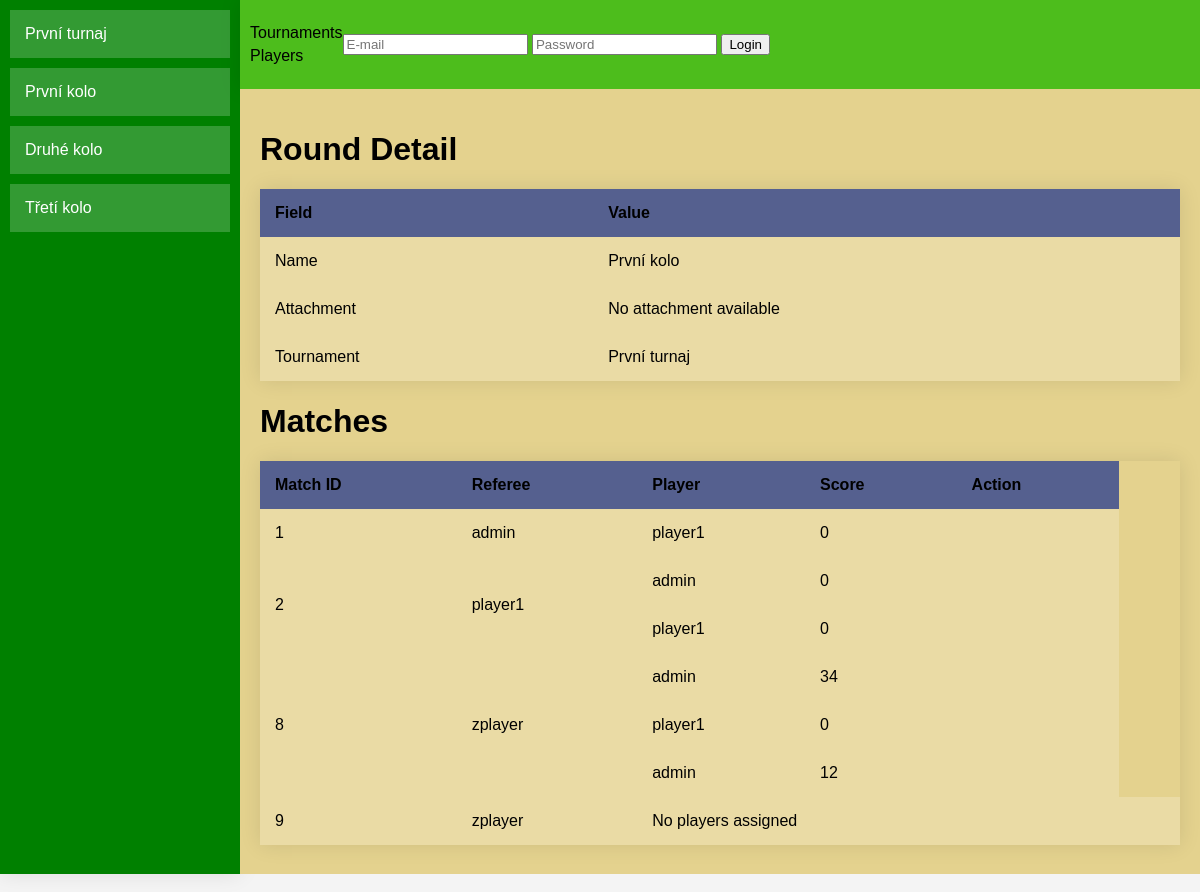
The page /tournament/1/1/ on the database as committed earlier.
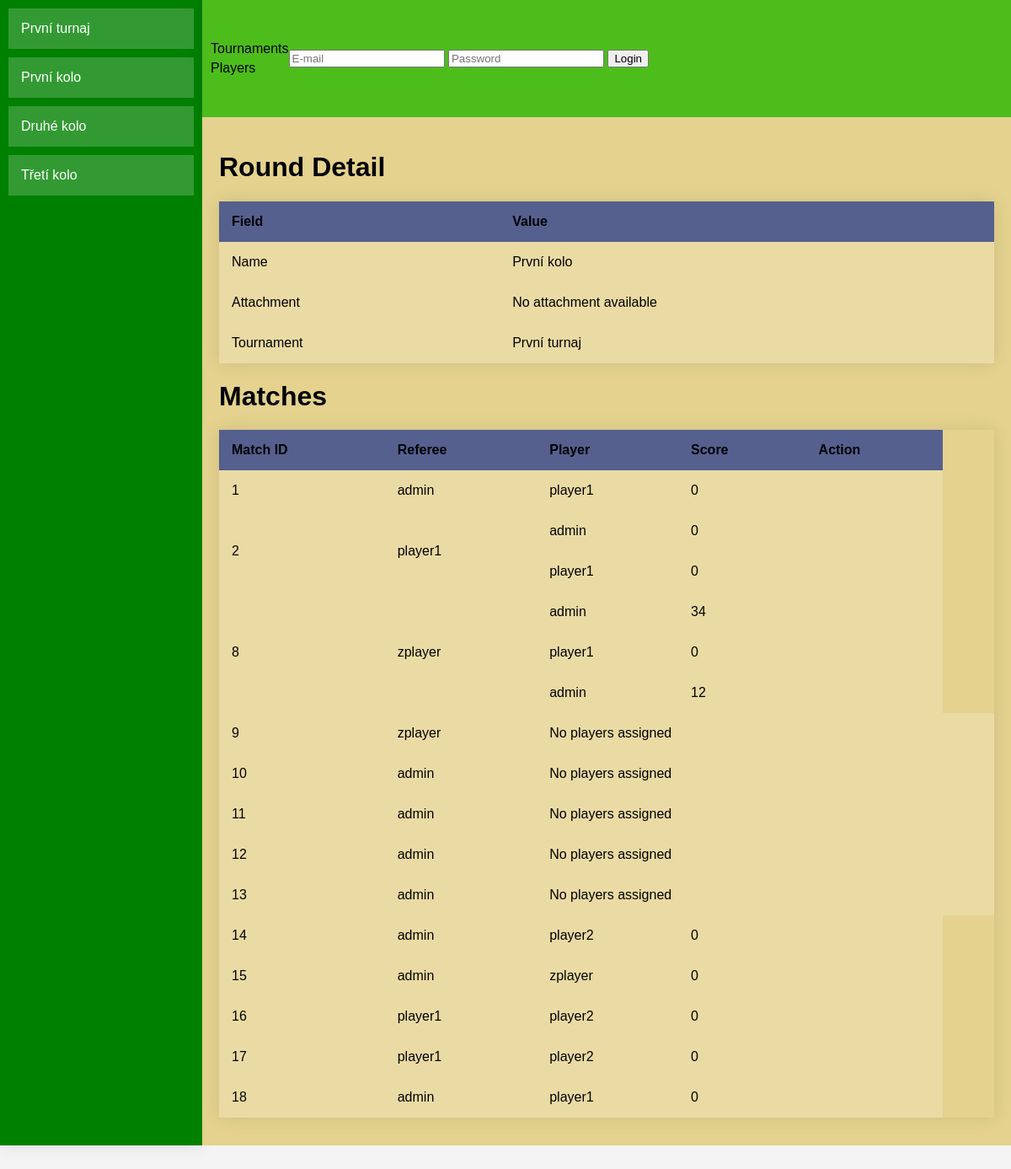
The same page on the database as committed later.
### tournaments/models.py (models this page shows, shortened)
class Round(models.Model):
    name = models.CharField(max_length=100)
    attachment = models.FileField(upload_to='attachments/', blank=True, null=True)
    tournament = models.ForeignKey(Tournament, on_delete=models.CASCADE)

class Match(models.Model):
    round = models.ForeignKey(Round, on_delete=models.CASCADE)
    referee = models.ForeignKey(Player, on_delete=models.RESTRICT, related_name='matches_refereed')

class MatchPlayer(models.Model):
    match = models.ForeignKey(Match, on_delete=models.CASCADE, related_name="match_players")
    player = models.ForeignKey(Player, on_delete=models.CASCADE, related_name="player_matches")
    score = models.IntegerField(default=0)

class Tournament(models.Model):
    name = models.CharField(max_length=100)
    start_date = models.DateTimeField()
    end_date = models.DateTimeField()
    attachment = models.FileField(upload_to='attachments/', blank=True, null=True)

### players/models.py (models this page shows)
class Player(AbstractUser):
    email = models.EmailField(('email address'), unique=True)
    USERNAME_FIELD = 'email'
    REQUIRED_FIELDS = ['username']

### tournaments/views.py (the view)
# urls.py: path('<int:tournament_pk>/<int:round_pk>/', RoundDetailView.as_view(template_name="./detail/round_with_matches.html"), name='round_detail'),
class RoundDetailView(TournamentContextMixin, DetailView):
    model = Round
    context_object_name = 'round'
    def get_object(self, queryset=None):
        return self.get_round()

### tournaments/views.py (called while the page is built)
    def get_tournament(self):
        return Tournament.objects.get(pk=self.kwargs['tournament_pk'])

    def get_round(self):
        return Round.objects.get(pk=self.kwargs['round_pk'])

### billiard_charts/static/templates/detail/round_with_matches.html
{% extends "base.html" %}
{% block main_space %}
    {% if object.error_message %}
        <h2>Error</h2>
        <p>{{ object.error_message }}</p>
    {% else %}
        <h1>Round Detail</h1>
        <table>
            <thead>
                <tr>
                    <th class="l">Field</th>
                    <th class="r">Value</th>
                </tr>
            </thead>
            <tbody>
                {% include "./round_detail.html" %}
            </tbody>
        </table>
        <h1>Matches</h1>
        <table>
            <thead>
                <tr>
                    <th>Match ID</th>
                    <th>Referee</th>
                    <th>Player</th>
                    <th>Score</th>
                    <th>Action</th>
                </tr>
            </thead>
            <tbody>
                {% include "./matches_detail.html" %}
            </tbody>
        </table>
    {% endif %}
{% endblock main_space %}

### billiard_charts/static/templates/sidebar.html
<nav>
    {% if tournament %}
    <ul>
        <li><a href="{% url 'tournament_detail' tournament.id %}">{{ tournament.name }}</a></li>
        {% for round in rounds %}
            <li><a href="{% url 'round_detail' tournament.id round.id %}">{{ round.name }}</a></li>
        {% endfor %}
    </ul>
    {% endif %}
</nav>

### billiard_charts/static/templates/detail/round_detail.html
<tr>
    <td class="l">Name</td>
    <td class="r">{{ round.name }}</td>
</tr>
<tr>
    <td class="l">Attachment</td>
    <td class="r">
        {% if round.attachment %}
            <a href="{{ round.attachment.url }}">{{ round.attachment.name }}</a>
        {% else %}
            No attachment available
        {% endif %}
    </td>
</tr>
<tr>
    <td class="l">Tournament</td>
    <td class="r"><a href="{% url 'tournament_detail' round.tournament.pk %}">{{ round.tournament.name }}</a></td>
</tr>

### billiard_charts/static/templates/detail/matches_detail.html
{% for match in matches %}
    {% if match.players %}
        {% for player in match.players %}
            <tr class="edit-link">
                {% if forloop.first %}
                    <td rowspan="{{ match.players.count }}">{{ match.id }}</td>
                    <td rowspan="{{ match.players.count }}">{{ match.referee.username }}</td>
                {% endif %}
                <td>{{ player.player.username }}</td>
                <td>{{ player.score }}</td>
                {% if forloop.first %}
                    {% if user.is_authenticated and user.username == match.referee.username %}
                        <td class="edit-link" rowspan="{{ match.players.count }}"><a href="#">Edit</a></td>
                    {% else %}
                        <td rowspan="{{ match.players.count }}"></td>
                    {% endif %}
                {% endif %}
            </tr>
        {% endfor %}
    {% else %}
        <tr>
            <td>{{ match.id }}</td>
            <td>{{ match.referee.username }}</td>
            <td colspan="3">No players assigned</td>
            {% if user.is_authenticated and user.username == match.referee.username %}
                <td class="edit-link"><a href="#">Edit</a></td>
            {% else %}
                <td></td>
            {% endif %}
        </tr>
    {% endif %}
{% endfor %}

Rows that differ between the two databases and show on the page:
added Match: id "10", referee.username "admin"
added Match: id "11", referee.username "admin"
added Match: id "12", referee.username "admin"
added Match: id "13", referee.username "admin"
added Match: id "14", referee.username "admin"
added MatchPlayer: player.username "player2", score "0"
added Match: id "15", referee.username "admin"
added MatchPlayer: player.username "zplayer", score "0"
added Match: id "16", referee.username "player1"
added MatchPlayer: player.username "player2", score "0"
added Match: id "17", referee.username "player1"
added MatchPlayer: player.username "player2", score "0"
added Match: id "18", referee.username "admin"
added MatchPlayer: player.username "player1", score "0"
